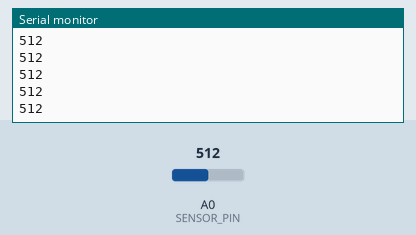
The sketch below on a simulated Arduino Uno, built with avr-gcc and run on an emulated ATmega328P. Shown: the last lines printed to the serial monitor. The test bench sets the inputs (shaded band); at power-on: A0 (SENSOR_PIN) = 512.

Above: at 1.2 s.
1.3 s: A0 (SENSOR_PIN) set to 716
At 1.56 s:
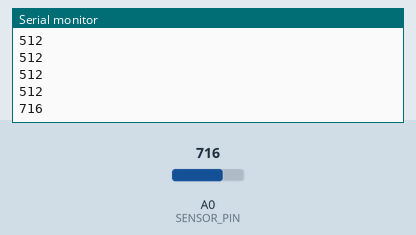
2.8 s: A0 (SENSOR_PIN) set to 900
At 2.96 s:
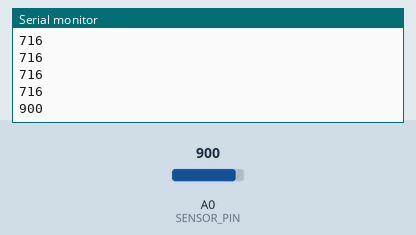
Timing chart, 0 to 5.8 s (numbered marks = the images above; inputs shaded):
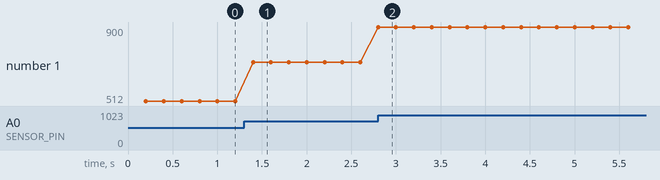

The sketch:

01_Calibratge.ino
```cpp
// (licence header left out)
/* CIRCUITA · Proposta pròpia per al controlador Cirkids compatible UNO.
   Connexions i límits: Dossier-muntatge.html. Ús exclusiu de mòduls Cirkids
   documentats, no LEDs solts. Alimentació USB; NO unir la pila de 4,5 V a 5V.
   Revisió documental i compilació no equivalen a prova sobre el vostre kit.
*/
// M6: sensor + a 5V; sensor - a A0 i, via R de 10k, a GND.
// Una mateixa unió A0/sensor-/R. No connectar sensor- directament a GND.
const byte SENSOR_PIN = A0;
unsigned long lastReading = 0;
void setup() { Serial.begin(9600); }
void loop() {
  const unsigned long now = millis();
  if (now - lastReading >= 200UL) {
    lastReading = now;
    Serial.println(analogRead(SENSOR_PIN));
  }
}
```

Measured:
- after the input at 1.3 s, the serial monitor: prints a new line after 0.10 s (image 1)
- after the input at 2.8 s, the serial monitor: prints a new line at once (image 2)
- plotted number 1: 512 → 716 after the input at 1.3 s, 716 → 900 after the input at 2.8 s
